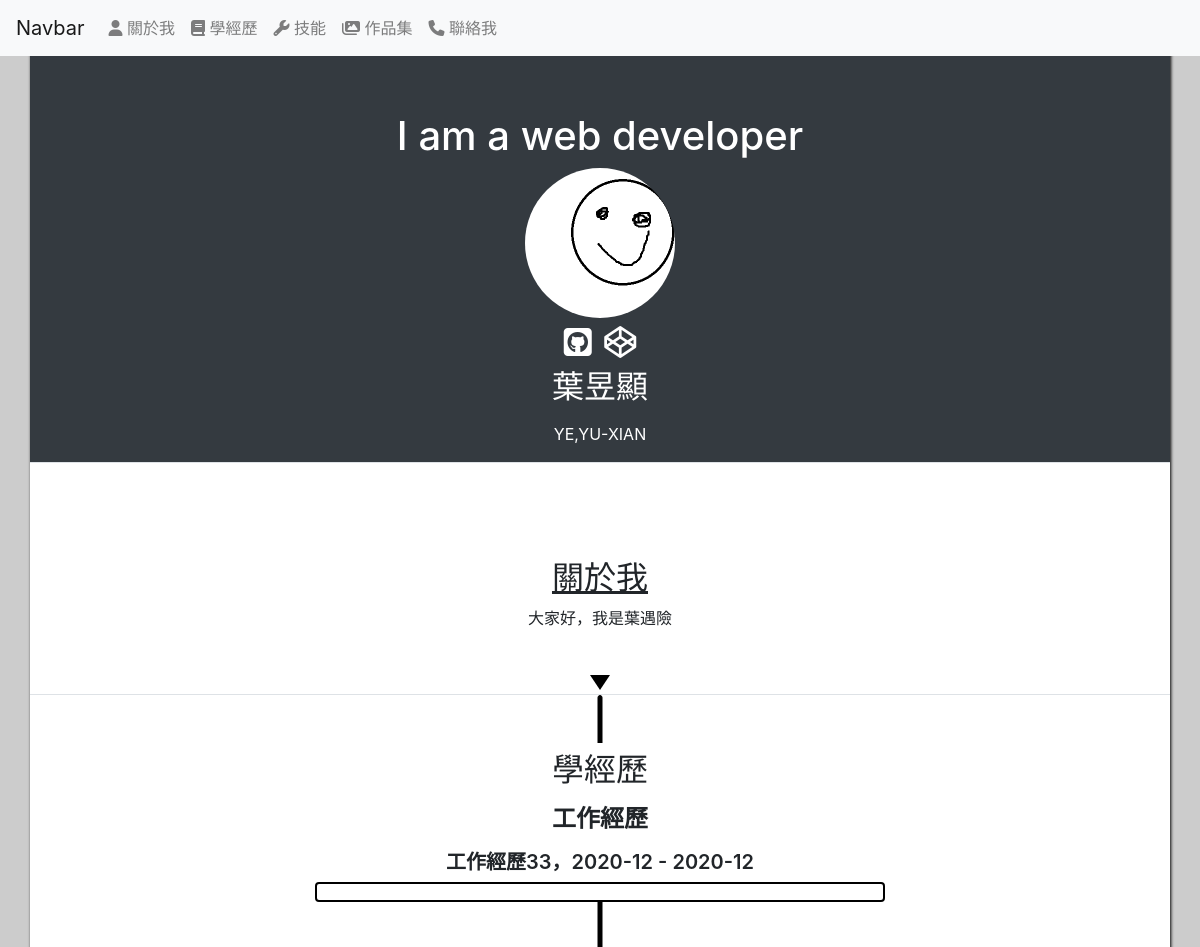
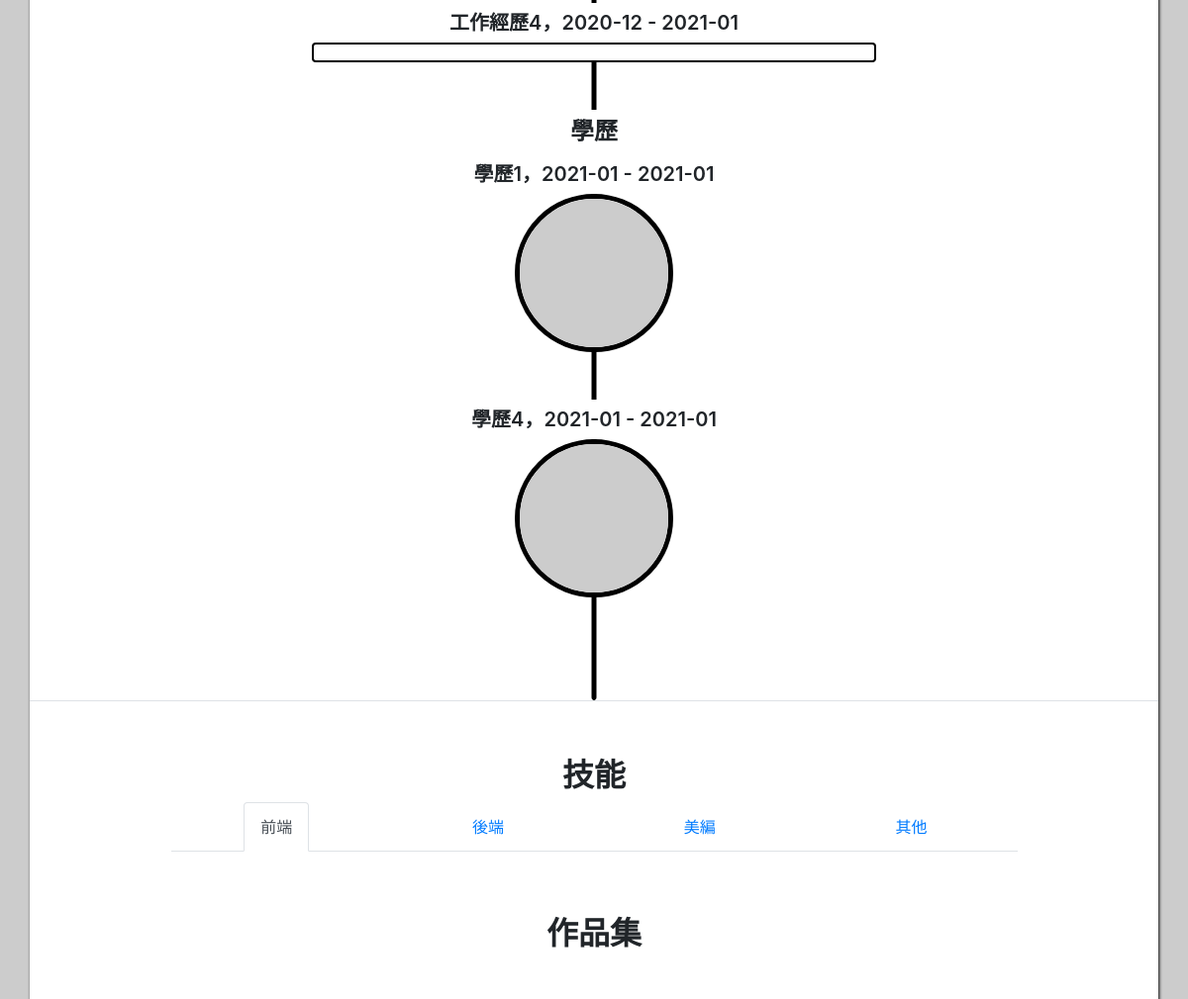
Before: / (upper part) with the older database file (2 pictures, top to bottom).
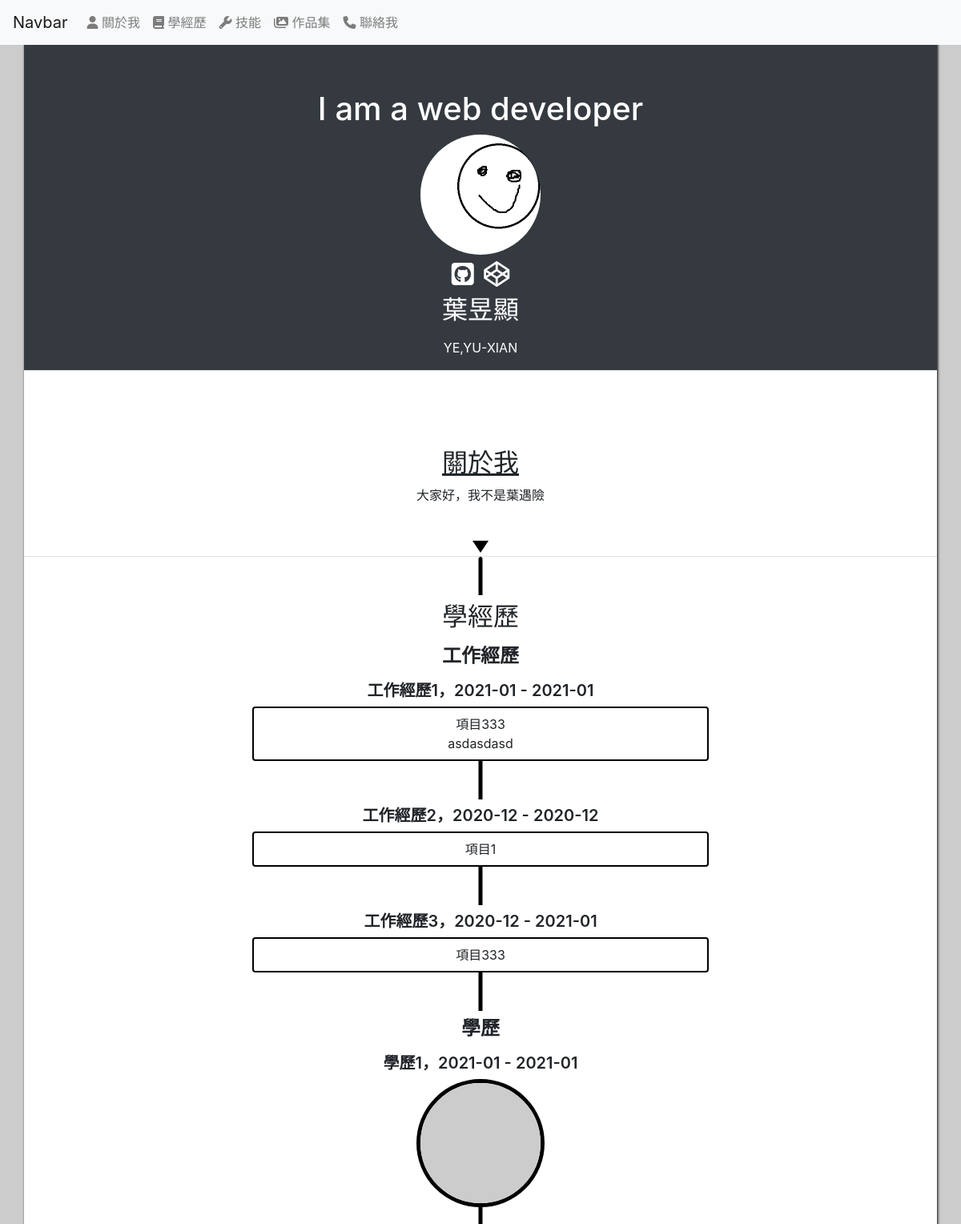
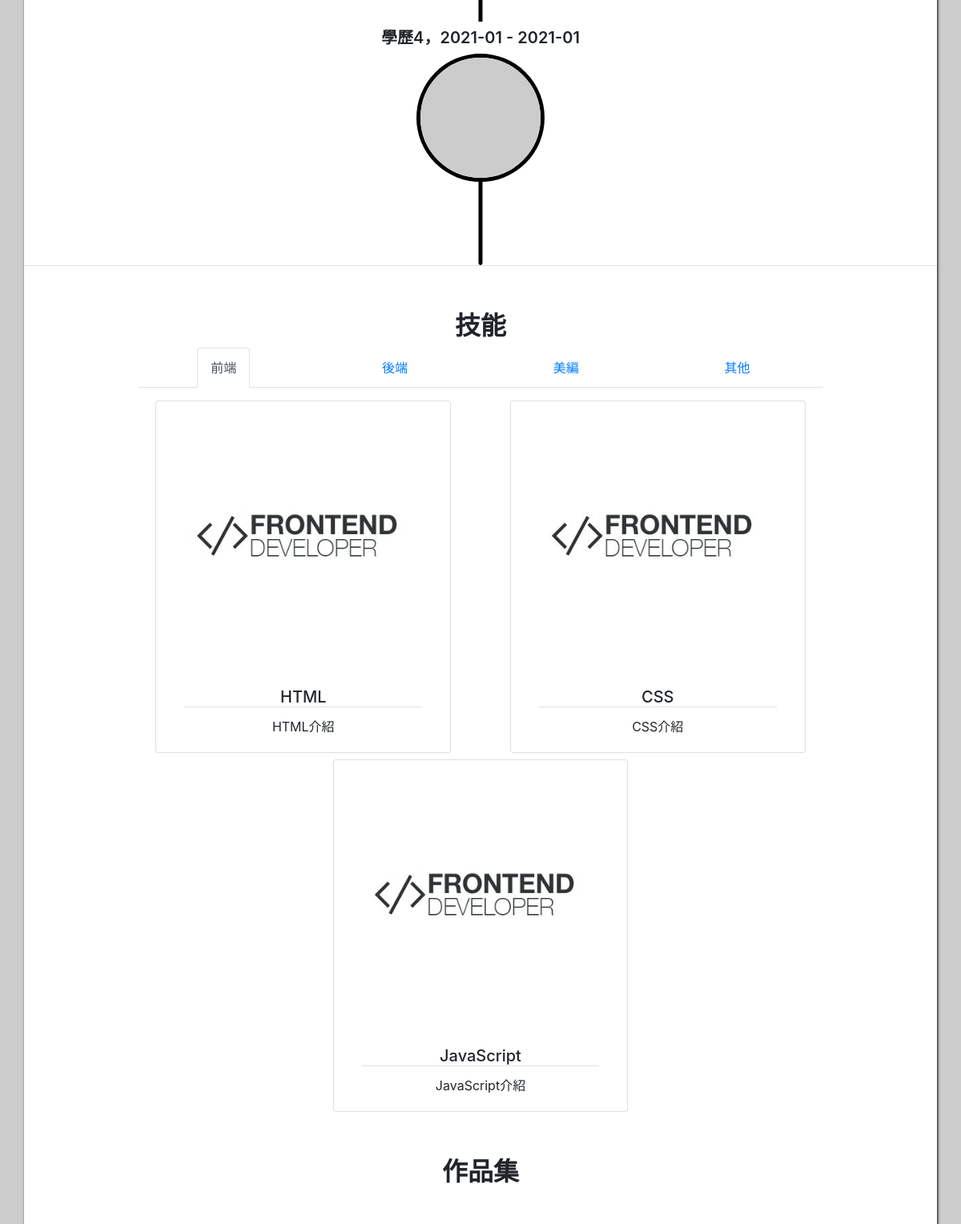
After: the same page with the newer database file (2 pictures, top to bottom).
### tables this page shows
CREATE TABLE `resume_img` (
  `id` int(10) UNSIGNED NOT NULL,
  `img` varchar(64) NOT NULL COMMENT '圖片',
  `text` text NOT NULL COMMENT '替代文字',
  `sh` tinyint(1) NOT NULL COMMENT '顯示'
);

CREATE TABLE `resume_about` (
  `id` int(10) UNSIGNED NOT NULL,
  `about` text NOT NULL COMMENT '關於我',
  `sh` tinyint(1) UNSIGNED NOT NULL COMMENT '顯示'
);

CREATE TABLE `resume_exp_title` (
  `id` int(11) NOT NULL,
  `title` text NOT NULL COMMENT '標題',
  `start` date NOT NULL COMMENT '開始時間',
  `end` date NOT NULL COMMENT '結束時間',
  `sh` tinyint(1) NOT NULL
);

CREATE TABLE `resume_exp_edu` (
  `id` int(11) NOT NULL,
  `edu` text NOT NULL COMMENT '標題',
  `start_e` date NOT NULL COMMENT '開始時間',
  `end_e` date NOT NULL COMMENT '結束時間',
  `sh` tinyint(1) UNSIGNED NOT NULL
);

CREATE TABLE `resume_exp_items` (
  `id` int(11) NOT NULL,
  `title_id` text NOT NULL COMMENT '標題名稱',
  `li` text NOT NULL COMMENT '做的事情'
);

CREATE TABLE `resume_skills_frontend` (
  `id` int(11) UNSIGNED NOT NULL,
  `img` text NOT NULL,
  `title` varchar(12) NOT NULL,
  `text` text NOT NULL,
  `sh` tinyint(1) NOT NULL
);

### base.php (called while the page is built, shortened)
<?php
    $Img=new DB("resume_img");
    $About=new DB("resume_about");
    $Exp_t=new DB("resume_exp_title");
    $Exp_i=new DB("resume_exp_items");
    $Exp_e=new DB("resume_exp_edu");
    $Skill_f=new DB("resume_skills_frontend");
    class DB{
        protected $table;
        protected $dsn="mysql:host=localhost;dbname=s1090413;charset=utf8";
        protected $pdo;
        function __construct($table)
        {
            $this->table=$table;
            $this->pdo=new PDO($this->dsn,'root','');
        }
        function all(...$arg){
            $sql="select * from $this->table";
            if(isset($arg[0])){
                if(is_array($arg[0])){
                    foreach($arg[0] as $key=>$value){
                        $tmp[]=sprintf("`%s`='%s'",$key,$value);
                    }
                    $sql.=" where ".implode("&&",$tmp);
                }else{
                    $sql.=$arg[0];
                }
            }
            return $this->pdo->query($sql)->fetchAll();
        }
        function find($id){
            $sql="select *  from $this->table";
            if(is_array($id)){
                foreach($id as $key=>$value){
                    $tmp[]=sprintf("`%s`='%s'",$key,$value);
                }
                $sql.=" where ".implode("&&",$tmp);
            }else{
                $sql.=" where `id`='${id}'";
            }
            return $this->pdo->query($sql)->fetch(PDO::FETCH_ASSOC);
        }
    }
?>

### index.php (the view, shortened to what this page needs)
<?php
include_once "base.php";
?>
<!DOCTYPE html>
<html lang="en">
<head>
    <link rel="stylesheet" href="plugin/bootstrap.min.css">
    <link rel="stylesheet" href="plugin/style.css">
    <link rel="stylesheet" href="plugin/slick.css">
    <link rel="stylesheet" href="plugin/slick-theme.css">
</head>
<body class="text-center">
    <nav class="navbar navbar-expand-lg navbar-light fixed-top py-1">
        <a class="navbar-brand" href="index.php">Navbar</a>
        <div class="collapse navbar-collapse" id="navbar">
            <ul class="navbar-nav mr-auto mt-2 mt-lg-0">
                <li class="nav-item">
                    <a class="nav-link" href="#about"><i class="fas fa-user"></i> 關於我</a>
                </li>
                <li class="nav-item">
                    <a class="nav-link" href="#exp"><i class="fas fa-book"></i> 學經歷</a>
                </li>
                <li class="nav-item">
                    <a class="nav-link" href="#skills"><i class="fas fa-wrench"></i> 技能</a>
                </li>
                <li class="nav-item">
                    <a class="nav-link" href="#works"><i class="fas fa-images"></i> 作品集</a>
                </li>
                <li class="nav-item">
                    <a class="nav-link" href="#contact"><i class="fas fa-phone"></i> 聯絡我</a>
                </li>
            </ul>
        </div>
    </nav>
    <div class="container text-center mt-0 mx-auto bg-white p-0 w-lg-50 w-md-75 w-sm-100">
        <header class="my-5 pt-5 border-bottom bg-dark text-white" id="myHeader">
            <h1 class="pt-3">I am a web developer</h1>
            <img src="img/<?= $Img->find(['sh' => 1])['img']; ?>" class="rounded mx-auto d-block rounded-circle mb-2 d-block" style="width:150px;height:150px">
            <a href="https://github.com/catuxian" target="_blank">
                <i class="fab fa-github-square fa-2x mr-2"></i>
            </a>
            <a href="https://codepen.io/your-work" target="_blank">
                <i class="fab fa-codepen fa-2x"></i>
            </a>
            <h2 class="py-2">葉昱顯</h2>
            <p>YE,YU-XIAN</p>
        </header>
        <div class="border-bottom py-5" id="about">
            <h2><u>關於我</u></h2>
            <p>
                <?= $About->find(['sh' => 1])['about']; ?>
            </p>
        </div>
        <div class="border-bottom mb-2 py-5" id="exp">
            <div class="list w-50 mx-auto">
                <h2 class="bg-white py-2 mb-0">學經歷</h2>
                <div>
                    <h4 class="py-2 mb-0">工作經歷</h4>
                    <?php
                    $exps = $Exp_t->all(['sh' => 1]);
                    foreach ($exps as $exp) {
                        $start_work = substr($exp['start'], 0, -3);
                        $end_work = substr($exp['end'], 0, -3);
                        $title = $exp['title'];
                        echo "<h5 class='py-2 mb-0'>{$title}，{$start_work} - {$end_work}</h5>";
                        echo "<div class='list-item mb-5 py-2'>";
                        $items = $Exp_i->all(['title_id' => $title]);
                        foreach ($items as $item) {
                            echo "<p>{$item['li']}</p>";
                        }
                        echo "</div>";
                    }
                    ?>
                </div>
                <h4 class="py-2 mb-0">學歷</h4>
                <div class="mb-2">
                    <?php
                    $exps_e = $Exp_e->all(['sh' => 1]);
                    foreach ($exps_e as $exp_e) {
                        $start_edu = substr($exp_e['start_e'], 0, -3);
                        $end_edu = substr($exp_e['end_e'], 0, -3);
                        echo "<h5 class='py-2 mb-0'>{$exp_e['edu']}，{$start_edu} - {$end_edu}</h5>";
                        echo "<img src='https://picsum.photos/150/150/?random=1' class='rounded-circle edu mb-5 bg-white'>";
                    }
                    ?>
                </div>
            </div>
        </div>
        <div class="w-75 mx-auto mb-2 py-5" id="skills">
            <h2><b>技能</b></h2>
            <ul class="nav nav-tabs justify-content-around" id="skillTab" role="tablist">
                <li class="nav-item">
                    <a class="nav-link active" id="home-tab" data-toggle="tab" href="#frontend" role="tab" aria-selected="true">前端</a>
                </li>
                <li class="nav-item">
                    <a class="nav-link" id="profile-tab" data-toggle="tab" href="#backend" role="tab" aria-selected="false">後端</a>
                </li>
                <li class="nav-item">
                    <a class="nav-link" id="contact-tab" data-toggle="tab" href="#graphic" role="tab" aria-selected="false">美編</a>
                </li>
                <li class="nav-item">
                    <a class="nav-link" id="contact-tab" data-toggle="tab" href="#others" role="tab" aria-selected="false">其他</a>
                </li>
            </ul>
            <div class="tab-content" id="myTabContent">
                <div class="tab-pane fade show active" id="frontend" role="tabpanel">
                    <div class="row justify-content-around pt-3">
                        <?php
                        $skills = $Skill_f->all(['sh' => 1]);
                        foreach ($skills as $skill) {
                        ?>
                            <div class="card col-md-5 mb-2 skill">
                                <img src="img/<?= $skill['img'] ?>" class="card-img-top">
                                <div class="card-body">
                                    <h5 class="card-title border-bottom"><?= $skill['title']; ?></h5>
                                    <p class="card-text"><?= $skill['text']; ?></p>
                                </div>
                            </div>
                        <?php
                        }
                        ?>
                    </div>
                </div>
            </div>
            <div class=" mb-2 py-5" id="works">
                <h2><b>作品集</b></h2>
            </div>
        </div>
    </div>
</body>
</html>

Changed rows visible on the page:
no longer on this page (row edited): resume_about: about "大家好，我是葉遇險"
added resume_about: about "大家好，我不是葉遇險"
now on this page (row edited): resume_exp_title: title "工作經歷1", start "2021-01", end "2021-01"
added resume_exp_items: li "項目333", shown under "工作經歷1"
added resume_exp_items: li "asdasdasd", shown under "工作經歷1"
changed resume_exp_title: gains resume_exp_items (li "項目1"); title "工作經歷33" → "工作經歷2"
changed resume_exp_title: title "工作經歷4" → "工作經歷3"
added resume_exp_items: li "項目333", shown under resume_exp_title "工作經歷3"
added resume_skills_frontend: img (picture), title "HTML", text "HTML介紹"
added resume_skills_frontend: img (picture), title "CSS", text "CSS介紹"
added resume_skills_frontend: img (picture), title "JavaScript", text "JavaScript介紹"
